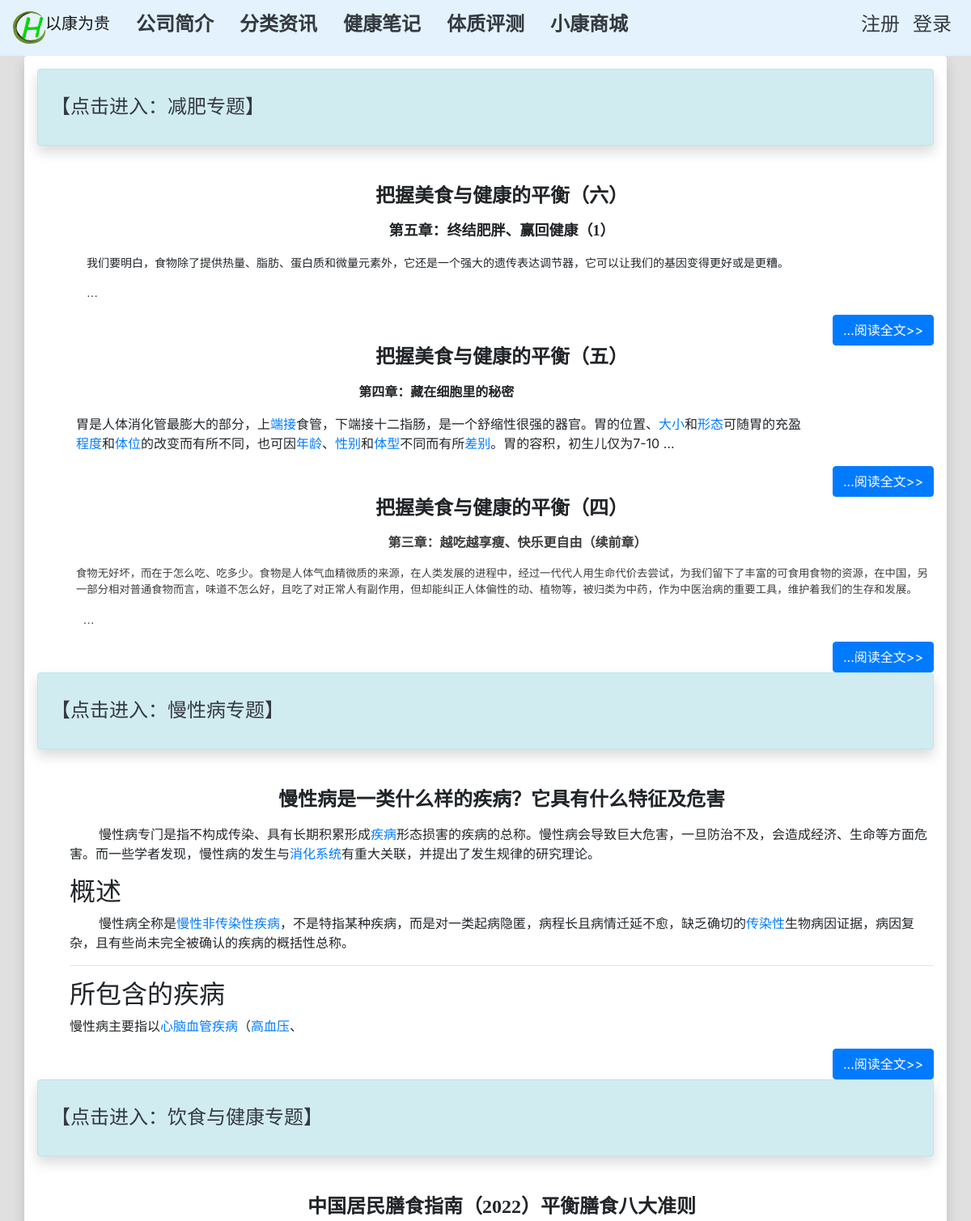
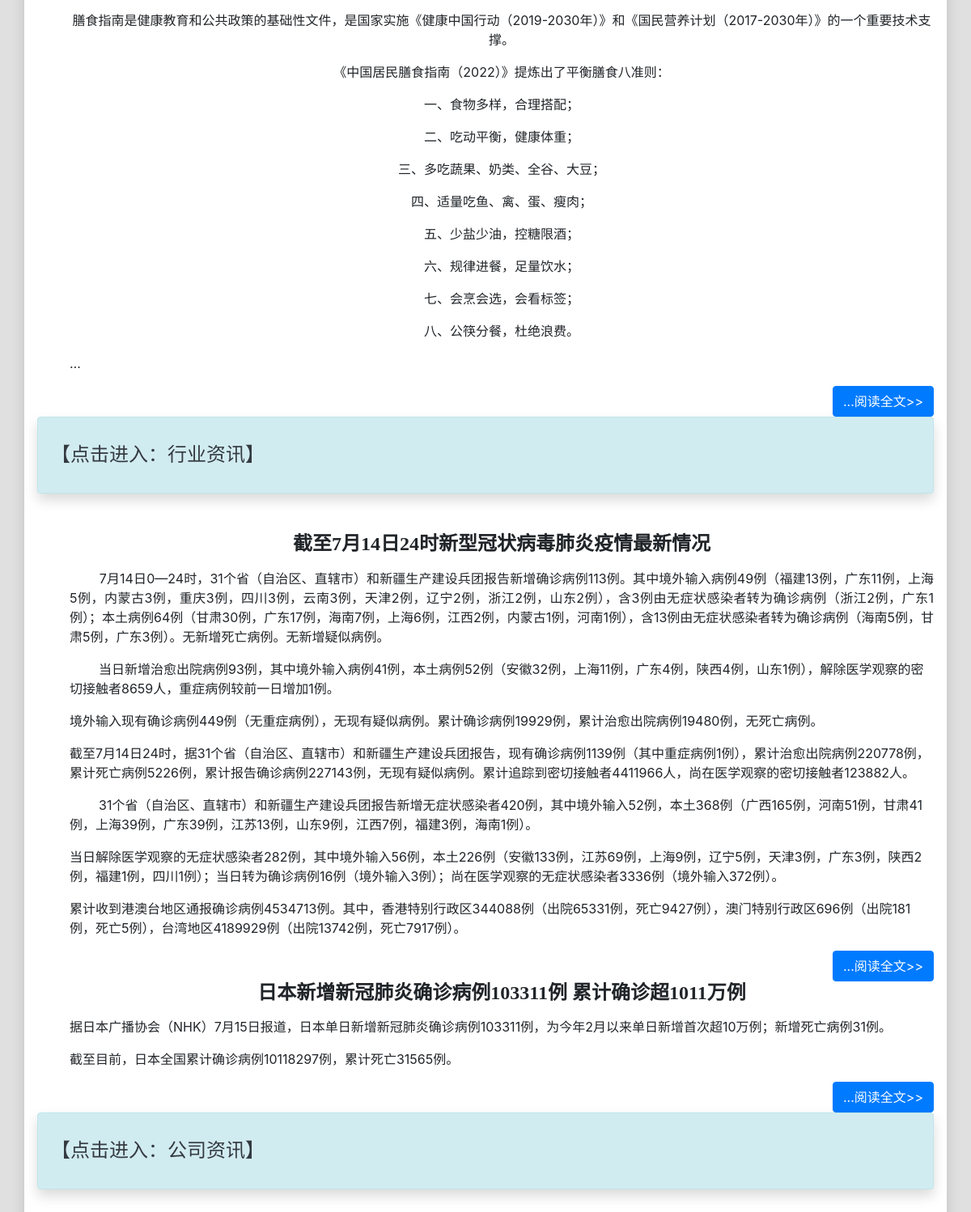
Page /分类资讯/ on the committed database (2 pictures, top to bottom).
### company/models.py (models this page shows, shortened)
class Topic(models.Model):#母表
    caption=models.CharField(max_length=30,verbose_name='主题')
    desc=models.TextField(max_length=200,blank=True,null=True,verbose_name='分类描述')
    date_added=models.DateTimeField(auto_now_add=True,blank=True,null=True,verbose_name='日期')
    tags=models.ImageField(blank=True,null=True,verbose_name='图片')
    class Meta:
        verbose_name = '分类'
        verbose_name_plural ='资讯分类'
    def get_xinws(self):
        return Xinw.objects.filter(topic=self).order_by('-date_added')[:3]

class Xinw(models.Model):#子表
    topic=models.ForeignKey(Topic,on_delete=models.CASCADE,verbose_name='主题')
    caption=models.TextField(max_length=200,verbose_name='资讯标题')
    author=models.ForeignKey(User, on_delete=models.CASCADE,verbose_name='作者')
    date_added = models.DateTimeField(auto_now_add=True,verbose_name='日期')
    origin=models.CharField(max_length=100,blank=True,null=True,verbose_name='来源')
    content=RichTextUploadingField(verbose_name='资讯内容')
    class Meta:
        verbose_name='资讯'
        verbose_name_plural='所有资讯'

### company/views.py (called while the page is built)
def 分类资讯(request):
    topics=Topic.objects.all()
    context={'topics':topics}
    return render(request,'company/分类资讯.html',context)

### company/templates/company/分类资讯.html
{% extends "company/base.html" %}
{% block content %}
<div class='container shadow p-3 mb-5  rounded' style="background-color: #FFFFFF;">
{% for topic in topics %}
 <div class=" container shadow p-3 mb-5  rounded  alert alert-info text-dark" >
        <p><h4><a class="text-dark" href="{% url 'company:topic' topic.id %}" role="alert">【点击进入：{{ topic.caption}}】</a></h4></p></div>
         {% for xinw in topic.get_xinws %}
     <ul>
         <h4><p class="text-center font-weight-bold">{{ xinw.caption}}</p></h4>
        <p >{{ xinw.content|safe|truncatewords:20 }}</p>
     </ul>
     <div class="text-right">
       <a href="{% url 'company:datil' xinw.id %}"   type='button' class="readmore btn btn-primary">...阅读全文&gt;&gt;</a>
   </div>
     {% endfor %}
     {% endfor %}
</div>
{% endblock content %}

### company/templates/company/base.html (shortened to what this page needs)
{% load bootstrap4 %}
{% load static %}
{% bootstrap_css %}
<!doctype html>
<html lang ="zh-cn">
    <head>
        <link rel="stylesheet" type="text/css" src="{% static 'ckeditor/ckeditor/contents.css' %}">
    </head>
    <body>
        <nav class="navbar sticky-top navbar-expand-lg navbar-light" style="background-color: #e3f2fd;" >
          <a class="navbar-brand" href="{% url 'company:首页' %}"><img src="{% static 'image/公司图形logo.png' %}" width="40" height="40" class="d-inline-block align-top" alt="公司logo"><class="font-weight-bold">以康为贵</a>
          <div class="collapse navbar-collapse" id="navbarSupportedContent">
          <ul class="nav justify-content-center">
            <li class="nav-item active">
              <a class="nav-link text-dark" href="{% url 'company:公司简介' %}" ><h4 class="font-weight-bold">公司简介</h4> <span class="sr-only">(current)</span></a>
            </li>
            <li class="nav-item">
              <a class="nav-link text-dark" href="{% url 'company:分类资讯' %}"><h4 class="font-weight-bold">分类资讯</h4></a>
            </li>
            <li class="nav-item">
              <a class="nav-link text-dark" href="{% url 'learning_logs:健康笔记' %}"><h4 class="font-weight-bold">健康笔记</h4></a>
            </li>
              <li class="nav-item">
              <a class="nav-link text-dark" href="{% url 'company:体质评测' %}"><h4 class="font-weight-bold">体质评测</h4></a>
            </li>
            <li class="nav-item">
              <a class="nav-link text-dark" href="{% url 'product:sp_all' %}"><h4 class="font-weight-bold">小康商城</h4></a>
            </li>
          </ul>
            <div class="navbar-nav ml-auto">
              {% if user.is_authenticated %}
                <li class="nav-item">
                  <span class="navbar-text text-dark"><欢迎：{{ user.username }}>
                  </span>
                </li>
                <li class="nav-item">
                  <a class="nav-link text-dark" href="{% url 'account_logout' %}?next=
{% firstof request.path '/' %}"><h4 class="font-weight-bold">注销</h4>
                  </a>
                </li>
              {% else %}
                <li class="nav-item">
                  <a class="nav-link text-dark" href="{% url 'account_signup' %}?next=
{% firstof request.path '/' %}"><h4>注册</h4>
                  </a>
                  </li>
                  <li class="nav-item">
                    <a class="nav-link text-dark" href="{% url 'account_login' %}?next=
{% firstof request.path '/' %}"><h4>登录</h4>
                    </a>
                  </li>
              {% endif %}
            </div>
        </div>
    </nav>
        {% block content %}{% endblock content %}
    </body>
</html>

### company/templates/company/base.html (style rules this page uses)
body { background-color:#E0E0E0 ; }
h2 { font-family: STLiti,LiSu,cursive； }
h4 { font-family: KaiTi,STLiti,LiSu,cursive； }

### rows in the picture
Topic: caption "减肥专题"
Xinw: caption "把握美食与健康的平衡（六）", content "第五章：终结肥胖、赢回健康（1） 我们要明白，食物除了提供热量、脂肪、蛋白质和微量元素外，它还是一个强大的遗传表达调节器，它可以让我们的基因变得更好或是更糟。 …"
Xinw: caption "把握美食与健康的平衡（五）", content "第四章：藏在细胞里的秘密 胃是人体消化管最膨大的部分，上 端接 食管，下端接十二指肠，是一个舒缩性很强的器官。胃的位置、 大小 和 形态 可随胃的充盈 程度 和 体位 的改变而有所不同，也可因 年龄 、 性别 和 体型 不同而有所 差别 。胃的容积，初生儿仅为7-10 …"
Xinw: caption "把握美食与健康的平衡（四）", content "第三章：越吃越享瘦、快乐更自由（续前章） 食物无好坏，而在于怎么吃、吃多少。食物是人体气血精微质的来源，在人类发展的进程中，经过一代代人用生命代价去尝试，为我们留下了丰富的可食用食物的资源，在中国，另一部分相对普通食物而言，味道不怎么好，且吃了对正常人有副作用，但却能纠正人体偏性的动、植物等，被归类为中药，作为中医治病的重要工具，维护着我们的生存和发展。 …"
Topic: caption "慢性病专题"
Xinw: caption "慢性病是一类什么样的疾病？它具有什么特征及危害", content "慢性病专门是指不构成传染、具有长期积累形成 疾病 形态损害的疾病的总称。慢性病会导致巨大危害，一旦防治不及，会造成经济、生命等方面危害。而一些学者发现，慢性病的发生与 消化系统 有重大关联，并提出了发生规律的研究理论。 概述 慢性病全称是 慢性非传染性疾病 ，不是特指某种疾病，而是对一类起病隐匿，病程长且病情迁延不愈，缺乏确切的 传染性 生物病因证据，病因复杂，且有些尚未完全被确认的疾病的概括性总称。 所包含的疾病 慢性病主要指以 心脑血管疾病 （ 高血压 、"
Topic: caption "饮食与健康专题"
Xinw: caption "中国居民膳食指南（2022）平衡膳食八大准则", content "膳食指南是健康教育和公共政策的基础性文件，是国家实施《健康中国行动（2019-2030年）》和《国民营养计划（2017-2030年）》的一个重要技术支撑。 《中国居民膳食指南（2022）》提炼出了平衡膳食八准则： 一、食物多样，合理搭配； 二、吃动平衡，健康体重； 三、多吃蔬果、奶类、全谷、大豆； 四、适量吃鱼、禽、蛋、瘦肉； 五、少盐少油，控糖限酒； 六、规律进餐，足量饮水； 七、会烹会选，会看标签； 八、公筷分餐，杜绝浪费。 …"
Topic: caption "行业资讯"
Xinw: caption "截至7月14日24时新型冠状病毒肺炎疫情最新情况", content "7月14日0—24时，31个省（自治区、直辖市）和新疆生产建设兵团报告新增确诊病例113例。其中境外输入病例49例（福建13例，广东11例，上海5例，内蒙古3例，重庆3例，四川3例，云南3例，天津2例，辽宁2例，浙江2例，山东2例），含3例由无症状感染者转为确诊病例（浙江2例，广东1例）；本土病例64例（甘肃30例，广东17例，海南7例，上海6例，江西2例，内蒙古1例，河南1例），含13例由无症状感染者转为确诊病例（海南5例，甘肃5例，广东3例）。无新增死亡病例。无新增疑似病例。 当日新增治愈出院病例93例，其中境外输入病例41例，本土病例52例（安徽32例，上海11例，广东4例，陕西4例，山东1例），解除医学观察的密切接触者8659人，重症病例较前一日增加1例。 境外输入现有确诊病例449例（无重症病例），无现有疑似病例。累计确诊病例19929例，累计治愈出院病例19480例，无死亡病例。 截至7月14日24时，据31个省（自治区、直辖市）和新疆生产建设兵团报告，现有确诊病例1139例（其中重症病例1例），累计治愈出院病例220778例，累计死亡病例5226例，累计报告确诊病例227143例，无现有疑似病例。累计追踪到密切接触者4411966人，尚在医学观察的密切接触者123882人。 31个省（自治区、直辖市）和新疆生产建设兵团报告新增无症状感染者420例，其中境外输入52例，本土368例（广西165例，河南51例，甘肃41例，上海39例，广东39例，江苏13例，山东9例，江西7例，福建3例，海南1例）。…"
Xinw: caption "日本新增新冠肺炎确诊病例103311例 累计确诊超1011万例", content "据日本广播协会（NHK）7月15日报道，日本单日新增新冠肺炎确诊病例103311例，为今年2月以来单日新增首次超10万例；新增死亡病例31例。 截至目前，日本全国累计确诊病例10118297例，累计死亡31565例。"
Topic: caption "公司资讯"
